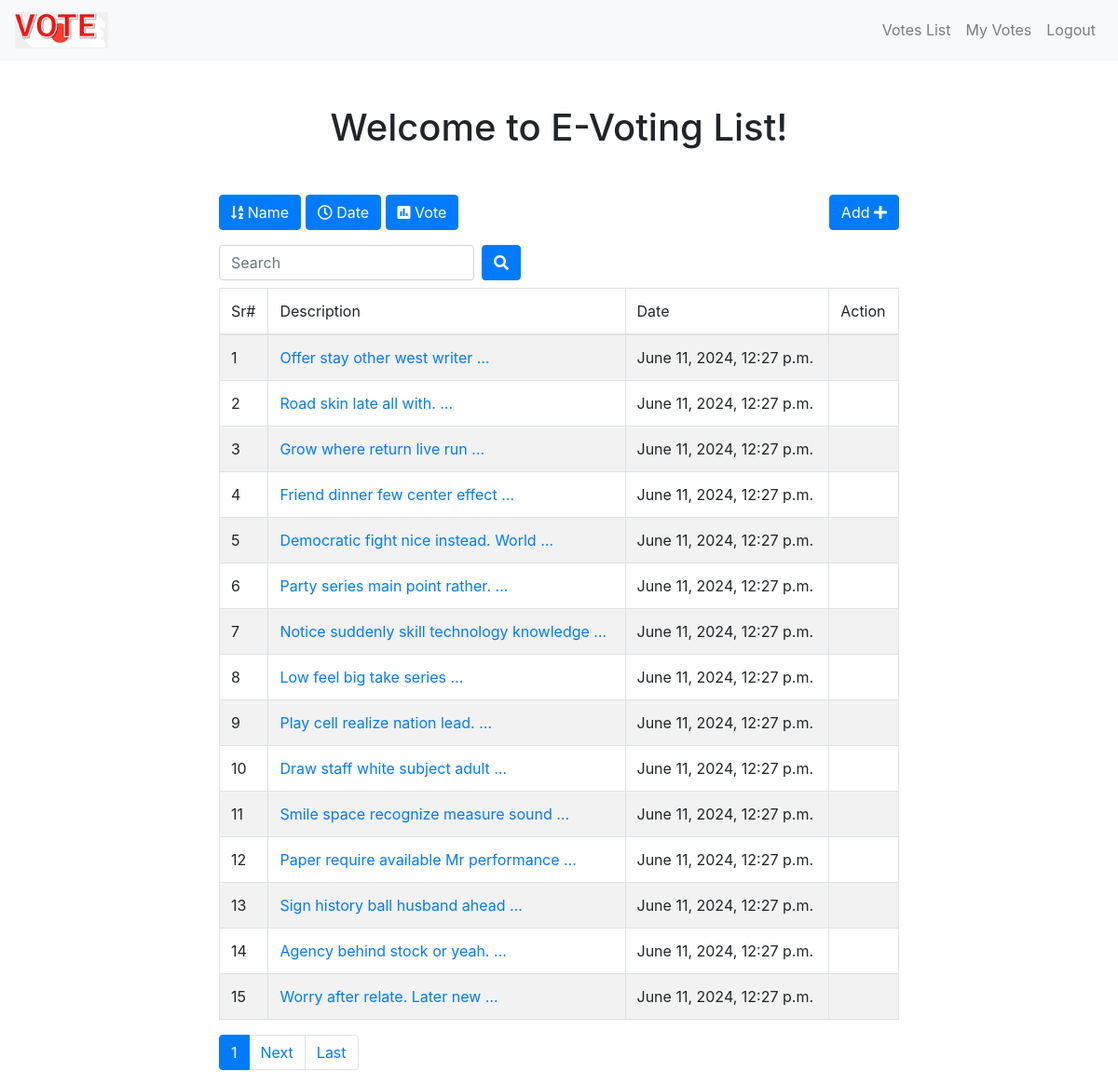
The app's page /polls/list/ (signed in) with its own data.
### polls/models.py (models this page shows, shortened)
class Poll(models.Model):
    owner = models.ForeignKey(User, on_delete=models.CASCADE)
    text = models.TextField()
    pub_date = models.DateTimeField(default=timezone.now)
    active = models.BooleanField(default=True)
    created_at = models.DateTimeField(auto_now_add=True)

### polls/views.py (the view)
# urls.py: path('list/', views.polls_list, name='list'),
@login_required()
def polls_list(request):
    all_polls = Poll.objects.all()
    search_term = ''
    if 'name' in request.GET:
        all_polls = all_polls.order_by('text')
    if 'date' in request.GET:
        all_polls = all_polls.order_by('pub_date')
    if 'vote' in request.GET:
        all_polls = all_polls.annotate(Count('vote')).order_by('vote__count')
    if 'search' in request.GET:
        search_term = request.GET['search']
        all_polls = all_polls.filter(text__icontains=search_term)
    paginator = Paginator(all_polls, 15)  # Show 15 contacts per page
    page = request.GET.get('page')
    polls = paginator.get_page(page)
    get_dict_copy = request.GET.copy()
    params = get_dict_copy.pop('page', True) and get_dict_copy.urlencode()
    context = {
        'polls': polls,
        'params': params,
        'search_term': search_term,
    }
    return render(request, 'polls/polls_list.html', context)

### polls/templates/polls/polls_list.html (shortened to what this page needs)
{% extends 'base.html' %}
{% block content %}
<div class="container">
    <div class="row">
        <div class="col-md-8 offset-sm-2 table-responsive">
            <h1 class="text-center mb-5">Welcome to E-Voting List!</h1>
            <a class="btn btn-{% if 'name' in request.GET %}warning{% else %}primary{% endif %} mb-3" href="?name=True"
                role="button"><i class="fas fa-sort-alpha-down"></i>
                Name</a>
            <a class="btn btn-{% if 'date' in request.GET %}warning{% else %}primary{% endif %} mb-3" href="?date=True"
                role="button"><i class="far fa-clock"></i> Date</a>
            <a class="btn btn-{% if 'vote' in request.GET %}warning{% else %}primary{% endif %} mb-3" href="?vote=True"
                role="button"><i class="fas fa-poll"></i> Vote</a>
            <a class="btn btn-primary mb-3 float-right" href="{% url 'polls:add' %}" role="button">Add <i class="fas fa-plus"></i></a>
            <form class="form-inline">
                <div class="form-group mr-sm-2 mb-2">
                    <input type="search" class="form-control" name="search" placeholder="Search" value={{ search_term }}>
                </div>
                <button type="submit" class="btn btn-primary mb-2"><i class="fas fa-search"></i></button>
            </form>
            <table class="table table-bordered table-striped">
                <thead>
                    <tr>
                        <td>Sr#</td>
                        <td>Description</td>
                        <td>Date</td>
                        <td>Action</td>
                    </tr>
                </thead>
                <tbody>
                {% for poll in polls %}
                    <tr>
                        <td>
                            {{ forloop.counter }}
                        </td>
                        <td>
                            <a href="{% url 'polls:detail' poll.id %}">{{ poll.text|truncatewords:5 }}
                            </a>
                        </td>
                        <td>{{ poll.pub_date}}</td>
                        <td>
                        </td>
                    </tr>
                {% endfor %}
                </tbody>
            </table>
            {% if polls.paginator.num_pages > 1 %}
            <nav class="mt-3">
                <ul class="pagination">
                    <li class="page-item active"><a class="page-link" href="">{{ polls.number }}</a></li>
                    {% if polls.has_next %}
                    <li class="page-item"><a class="page-link" href="?page={{ polls.next_page_number }}&{{ params }}">Next</a></li>
                    <li class="page-item"><a class="page-link" href="?page={{ polls.paginator.num_pages }}&{{ params }}">Last</a></li>
                    {% endif %}
                </ul>
            </nav>
            {% endif %}
        </div>
    </div>
</div>
{% endblock content %}

### templates/base.html (shortened to what this page needs)
{% load static %}
<!DOCTYPE html>
<html lang="en">
<head>
    <link rel="stylesheet" href="https://maxcdn.bootstrapcdn.com/bootstrap/4.0.0/css/bootstrap.min.css"
>
    <link rel="stylesheet" href="https://use.fontawesome.com/releases/v5.6.3/css/all.css"
>
</head>
<body>
    {% include 'includes/navbar.html' %}
    {% block content %}
    {% endblock content %}
</body>
</html>

### templates/includes/navbar.html (shortened to what this page needs)
{% load static %}
<nav class="navbar navbar-expand-sm navbar-light bg-light mb-5">
    <a class="navbar-brand" href="{% url 'home' %}">
        <img src="{% static 'img/logo-polls.png' %}" width="100" />
    </a>
    <div class="collapse navbar-collapse" id="collapsibleNavId">
        <div class="navbar-nav ml-auto">
            {% if request.user.is_authenticated %}
            <a class="nav-link" href="{% url 'polls:list' %}">Votes List</a>
            <a class="nav-link" href="{% url 'polls:list_by_user' %}">My Votes</a>
            <a class="nav-link" href="{% url 'accounts:logout' %}">Logout</a>
            {% else %}
            <a class="nav-link" href="{% url 'accounts:login' %}">Login</a>
            <a class="nav-link" href="{% url 'accounts:register' %}">Register</a>
            {% endif %}
        </div>
    </div>
</nav>

### records on screen
Poll: text "Offer stay other west writer …", pub_date "June 11, 2024, 12:27 p.m."
Poll: text "Road skin late all with. …", pub_date "June 11, 2024, 12:27 p.m."
Poll: text "Grow where return live run …", pub_date "June 11, 2024, 12:27 p.m."
Poll: text "Friend dinner few center effect …", pub_date "June 11, 2024, 12:27 p.m."
Poll: text "Democratic fight nice instead. World …", pub_date "June 11, 2024, 12:27 p.m."
Poll: text "Party series main point rather. …", pub_date "June 11, 2024, 12:27 p.m."
Poll: text "Notice suddenly skill technology knowledge …", pub_date "June 11, 2024, 12:27 p.m."
Poll: text "Low feel big take series …", pub_date "June 11, 2024, 12:27 p.m."
Poll: text "Play cell realize nation lead. …", pub_date "June 11, 2024, 12:27 p.m."
Poll: text "Draw staff white subject adult …", pub_date "June 11, 2024, 12:27 p.m."
Poll: text "Smile space recognize measure sound …", pub_date "June 11, 2024, 12:27 p.m."
Poll: text "Paper require available Mr performance …", pub_date "June 11, 2024, 12:27 p.m."
Poll: text "Sign history ball husband ahead …", pub_date "June 11, 2024, 12:27 p.m."
Poll: text "Agency behind stock or yeah. …", pub_date "June 11, 2024, 12:27 p.m."
Poll: text "Worry after relate. Later new …", pub_date "June 11, 2024, 12:27 p.m."

### other values on screen
{{ polls.number }} "1"
